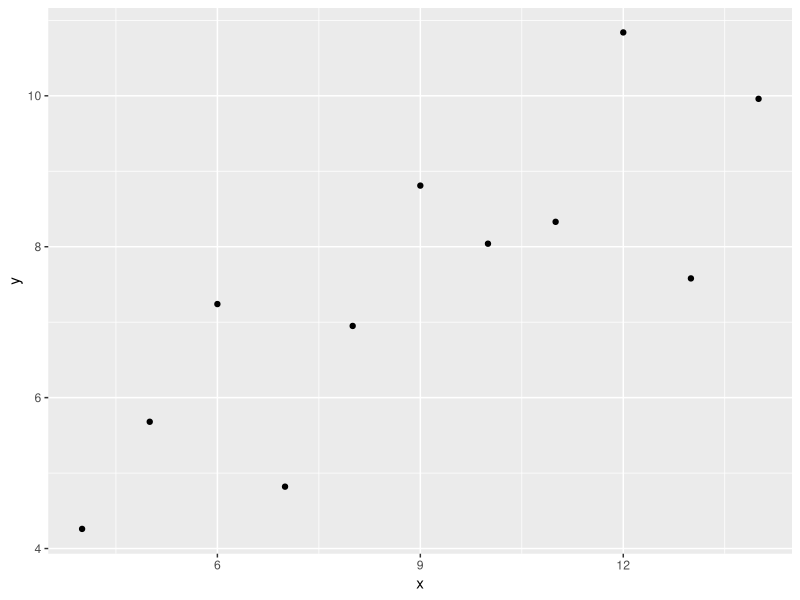
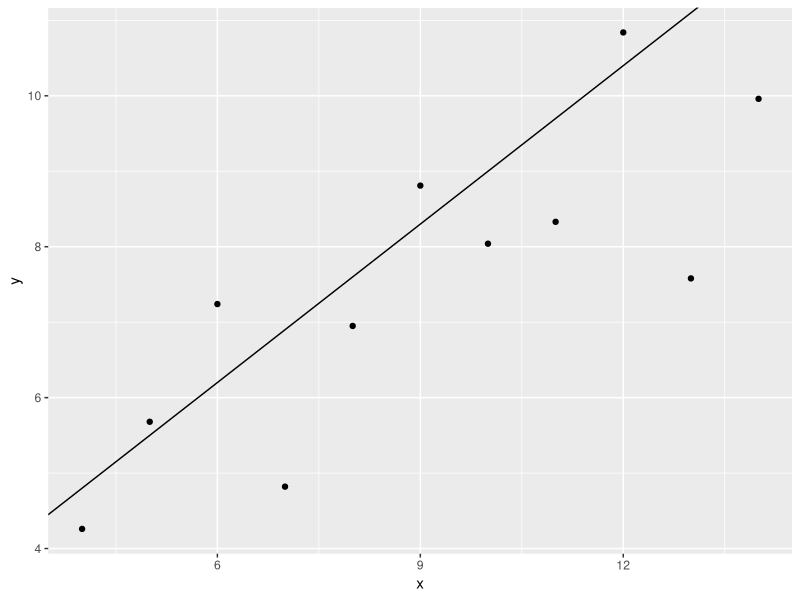
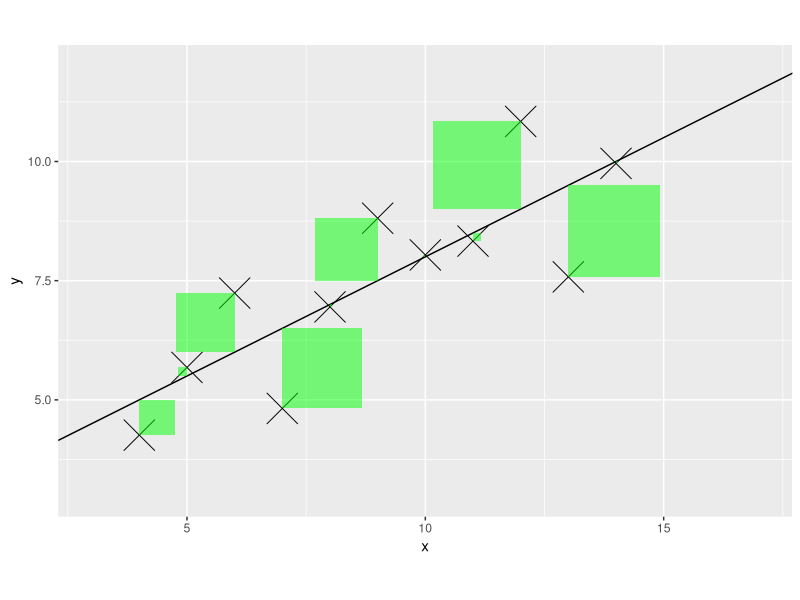
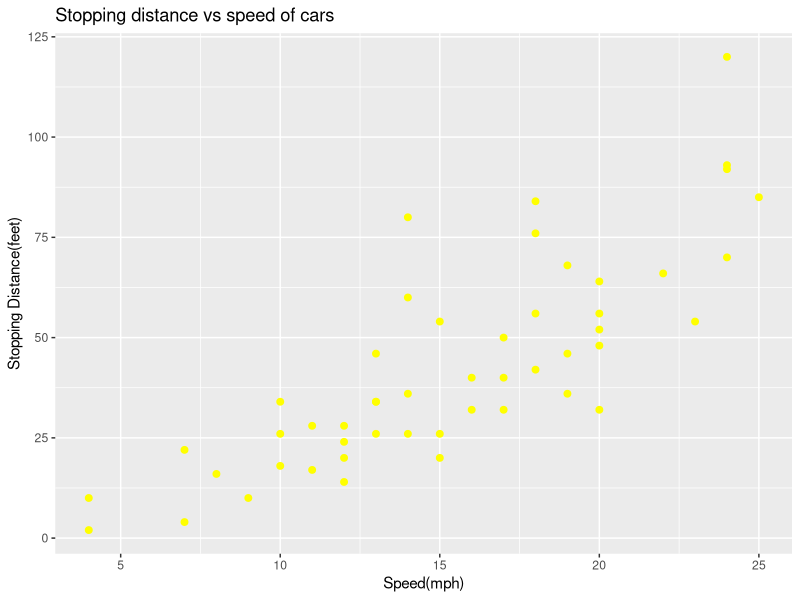
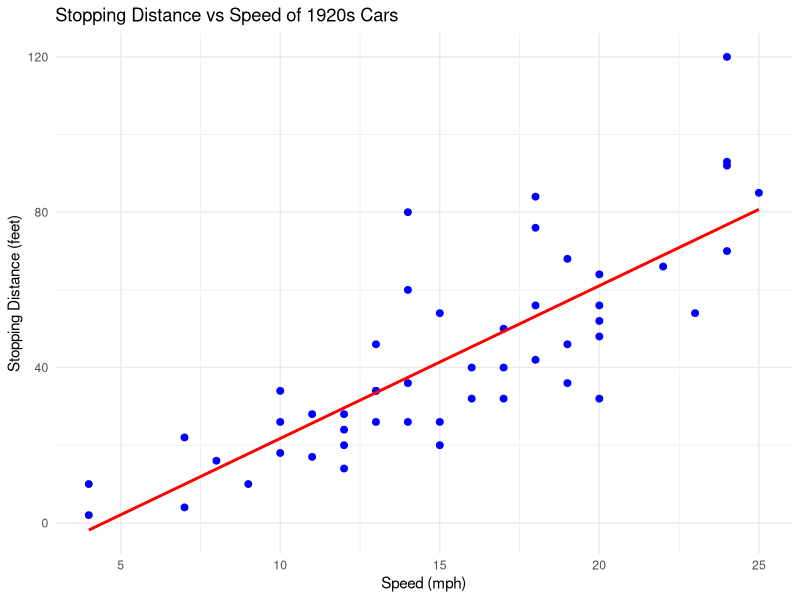
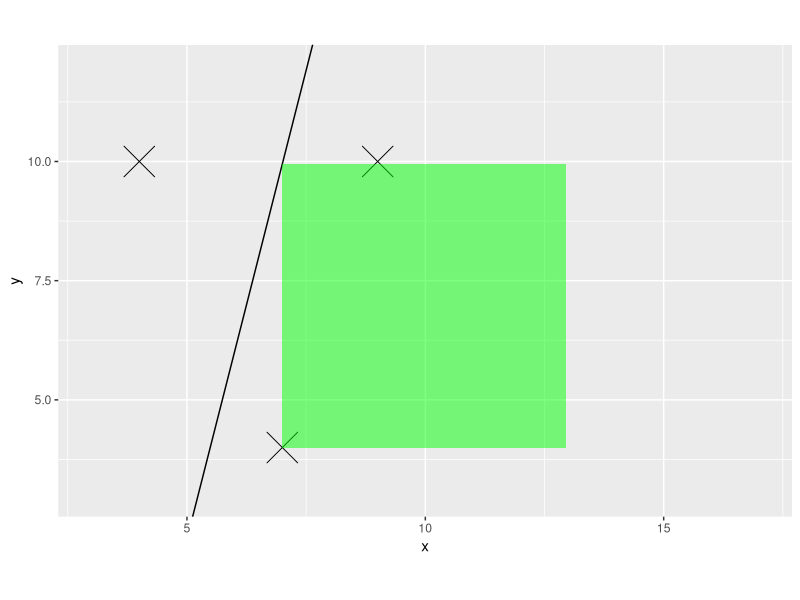

The R source for these figures, in order:
library(tidyverse) 
# Anscombe's quartet (first dataset) 
x = anscombe[,1] 
y = anscombe[,5] 
ggplot(NULL,aes(x=x,y=y)) + 
  geom_point() 


a = 2.0 
b = 0.7 
residuals = y-(a+b*x)  #RESIDUAL = ERROR 
residuals 
ggplot(NULL,aes(x=x,y=y)) + 
  geom_point() + 
  geom_abline(slope=b,intercept=a)

b = sum((x-mean(x))*(y-mean(y)))/sum((x-mean(x))^2) 
b 
a = mean(y)-b*mean(x) 
residuals = (a+b*x)-y 
ggplot(NULL,aes(x=x,y=y)) + 
  geom_point(shape=4,size=10) + 
  geom_abline(intercept=a,slope=b) + 
  geom_rect(aes(xmin=x,xmax=x+residuals, 
                ymin=y,ymax=y+residuals), 
            fill="green",alpha=0.5) + 
  coord_fixed() + 
  xlim(3,17) + 
  ylim(3,12) 
SSR = sum(residuals^2) 
SSR

b = sum((x-mean(x))*(y-mean(y)))/sum((x-mean(x))^2) 
b 
a = mean(y)-b*mean(x) 
a 



library(tidyverse) 
summary(cars) 
x = cars$speed 
y = cars$dist




# Load data
data(cars)

ggplot(cars, aes(x = speed, y = dist)) +
  geom_point(color = "yellow", size = 2)+
  labs (
    title = "Stopping distance vs speed of cars ", 
    x = "Speed(mph)",
    y = "Stopping Distance(feet)"
    
  )

theme_minimal()




correlation = cor (cars$speed, cars$dist)
print(correlation)


# Fit linear model
model =  lm(dist ~ speed, data = cars)
# View coefficients
summary(model)

# Plot with regression line
ggplot(cars, aes(x = speed, y = dist)) +
  geom_point(color = "blue", size = 2) +
  geom_smooth(method = "lm", se = FALSE, color = "red") +
  labs(
    title = "Stopping Distance vs Speed of 1920s Cars",
    x = "Speed (mph)",
    y = "Stopping Distance (feet)"
  ) +
  theme_minimal()


b = sum((x-mean(x))*(y-mean(y)))/sum((x-mean(x))^2) 
b 
a = mean(y)-b*mean(x) 
residuals = (a+b*x)-y 
ggplot(NULL,aes(x=x,y=y)) + 
  geom_point(shape=4,size=10) + 
  geom_abline(intercept=a,slope=b) + 
  geom_rect(aes(xmin=x,xmax=x+residuals, 
                ymin=y,ymax=y+residuals), 
            fill="green",alpha=0.5) + 
  coord_fixed() + 
  xlim(3,17) + 
  ylim(3,12) 
SSR = sum(residuals^2) 
SSR
